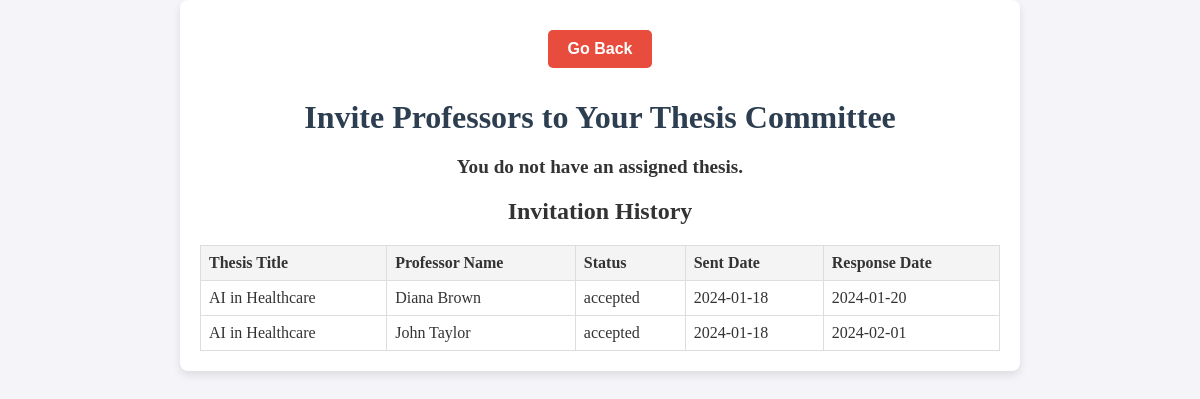
The app's page /st_invitation.php (signed in) with its own data.
### tables this page shows
CREATE TABLE `invitations` (
  `invitationID` int(11) NOT NULL,
  `thesisID` int(11) NOT NULL,
  `studentID` int(11) NOT NULL,
  `professorID` int(11) NOT NULL,
  `status` enum('pending','accepted','rejected') NOT NULL DEFAULT 'pending',
  `sentDate` date NOT NULL,
  `responseDate` date DEFAULT NULL
);

CREATE TABLE `thesis` (
  `thesisID` int(11) NOT NULL,
  `title` varchar(255) NOT NULL,
  `description` text NOT NULL,
  `status` enum('under assignment','active','under review','finalized','withdrawn') NOT NULL,
  `supervisorID` int(11) NOT NULL,
  `member1ID` int(11) DEFAULT NULL,
  `member2ID` int(11) DEFAULT NULL,
  `studentID` int(11) DEFAULT NULL,
  `finalGrade` decimal(2,1) DEFAULT NULL,
  `postedDate` date NOT NULL,
  `assignmentDate` date DEFAULT NULL,
  `completionDate` date DEFAULT NULL,
  `examinationDate` date DEFAULT NULL,
  `withdrawalDate` date DEFAULT NULL,
  `pdf` varchar(50) DEFAULT NULL,
  `withdrawn_comment` enum('from professor','from secretary') DEFAULT NULL,
  `general_assembly` varchar(20) DEFAULT NULL,
  `member1Grade` double(2,1) DEFAULT NULL,
  `member2Grade` double(2,1) DEFAULT NULL,
  `nemertes` varchar(50) DEFAULT NULL
);

### st_invitation.php (the view, shortened to what this page needs)
<?php
include 'access.php';
$studentID = $_SESSION['user_id'];
$thesisQuery = "SELECT thesisID, title, status FROM Thesis WHERE studentID = ? AND status = 'under assignment'";
$thesisStmt = $con->prepare($thesisQuery);
$thesisStmt->bind_param('i', $studentID);
$thesisStmt->execute();
$thesisResult = $thesisStmt->get_result();
$thesis = $thesisResult->fetch_assoc();
$invitationsQuery = "
    SELECT i.invitationID, t.title AS thesisTitle, CONCAT(p.Name, ' ', p.Surname) AS professorName, i.status, i.sentDate, i.responseDate
    FROM Invitations i
    INNER JOIN Thesis t ON i.thesisID = t.thesisID
    INNER JOIN Professors p ON i.professorID = p.Professor_ID
    WHERE i.studentID = ?
    ORDER BY i.sentDate DESC";
$invitationsStmt = $con->prepare($invitationsQuery);
$invitationsStmt->bind_param('i', $studentID);
$invitationsStmt->execute();
$invitations = $invitationsStmt->get_result();
?>
<!DOCTYPE html>
<html lang="en">
<head>
    <link rel="stylesheet" href="lobby.css">
</head>
<body>
    <div class="container">
        <button class="go-back" onclick="window.location.href = 'student.php';">Go Back</button>
        <h1>Invite Professors to Your Thesis Committee</h1>
        <?php if ($thesis): ?>
            <div class="static-info">
                <strong>Your Thesis:</strong> <?= htmlspecialchars($thesis['title']) ?> (Status: <?= htmlspecialchars($thesis['status']) ?>)
            </div>
        <?php else: ?>
            <div class="static-info">
                <strong>You do not have an assigned thesis.</strong>
            </div>
        <?php endif; ?>
        <h2>Invitation History</h2>
        <table>
            <thead>
                <tr>
                    <th>Thesis Title</th>
                    <th>Professor Name</th>
                    <th>Status</th>
                    <th>Sent Date</th>
                    <th>Response Date</th>
                </tr>
            </thead>
            <tbody>
                <?php if ($invitations->num_rows > 0): ?>
                    <?php while ($row = $invitations->fetch_assoc()): ?>
                        <tr>
                            <td><?= htmlspecialchars($row['thesisTitle']) ?></td>
                            <td><?= htmlspecialchars($row['professorName']) ?></td>
                            <td><?= htmlspecialchars($row['status']) ?></td>
                            <td><?= htmlspecialchars($row['sentDate']) ?></td>
                            <td><?= htmlspecialchars($row['responseDate'] ?? 'N/A') ?></td>
                        </tr>
                    <?php endwhile; ?>
                <?php else: ?>
                    <tr>
                        <td colspan="5">No invitations found.</td>
                    </tr>
                <?php endif; ?>
            </tbody>
        </table>
    </div>
</body>
</html>

### lobby.css (style rules this page uses)
body { font-family: 'Georgia', serif; background-color: #f4f4f9; color: #333; margin: 0; padding: 0; }
.container { max-width: 800px; margin: 0 auto; padding: 20px; text-align: center; background-color: #fff; box-shadow: 0 4px 8px rgba(0, 0, 0, 0.1); border-radius: 8px; }
h1 { color: #2c3e50; font-size: 2em; font-weight: bold; margin-bottom: 20px; }
button { background-color: #2c3e50; color: #fff; font-size: 1em; padding: 10px 20px; margin: 10px; border: none; border-radius: 5px; cursor: pointer; transition: background-color 0.3s; }
.go-back { background-color: #e74c3c; font-weight: bold; }

### st_invitation.php (style rules this page uses)
table { width: 100%; border-collapse: collapse; }
th, td { border: 1px solid #ddd; padding: 8px; text-align: left; }
th { background-color: #f4f4f4; }
.static-info { font-size: 1.2em; margin: 10px 0; }

### records on screen
invitations: thesisID.title "AI in Healthcare", professorName "Diana Brown", status "accepted", sentDate "2024-01-18", responseDate "2024-01-20"
invitations: thesisID.title "AI in Healthcare", professorName "John Taylor", status "accepted", sentDate "2024-01-18", responseDate "2024-02-01"
